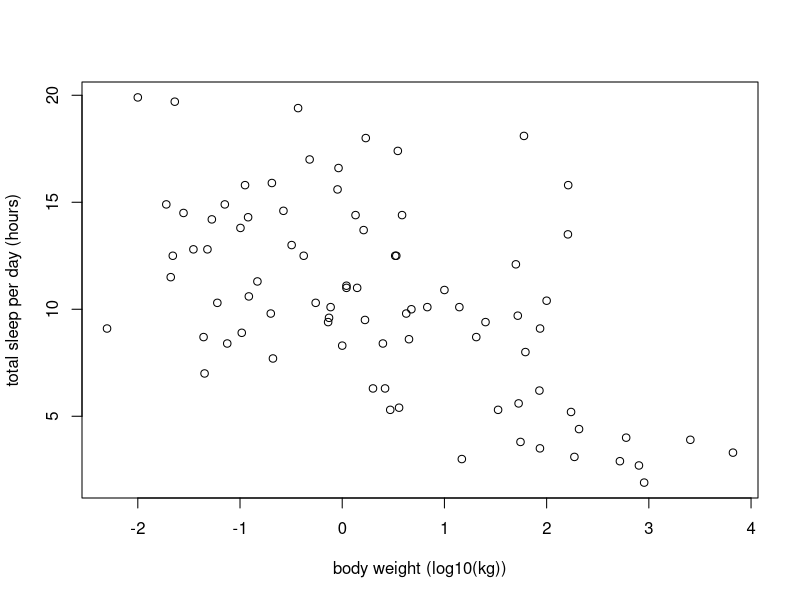
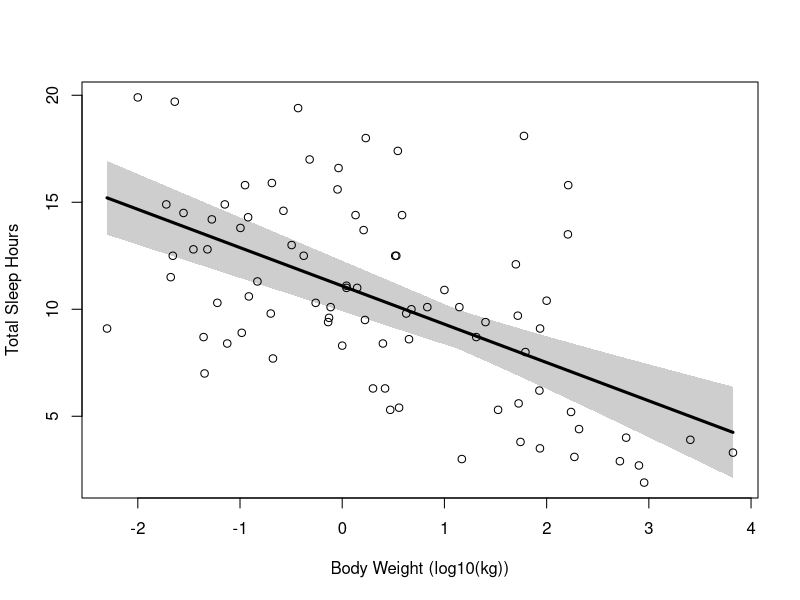
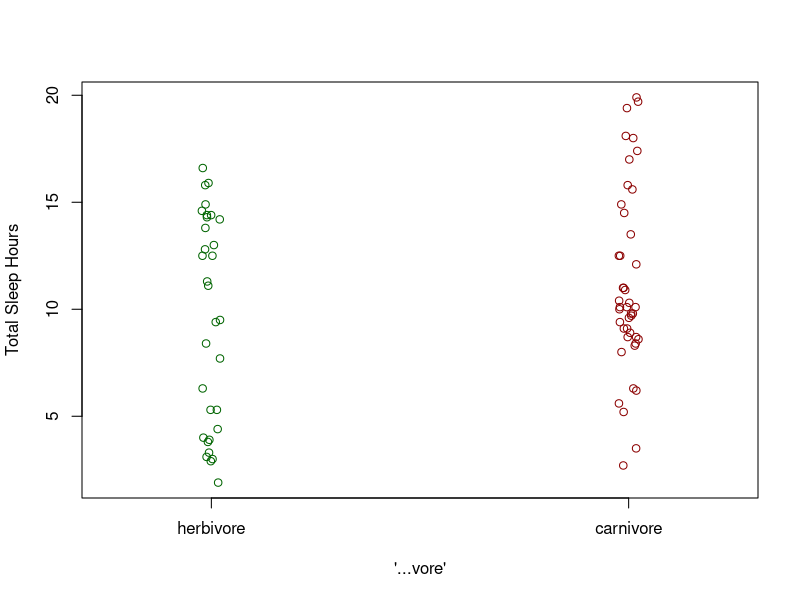
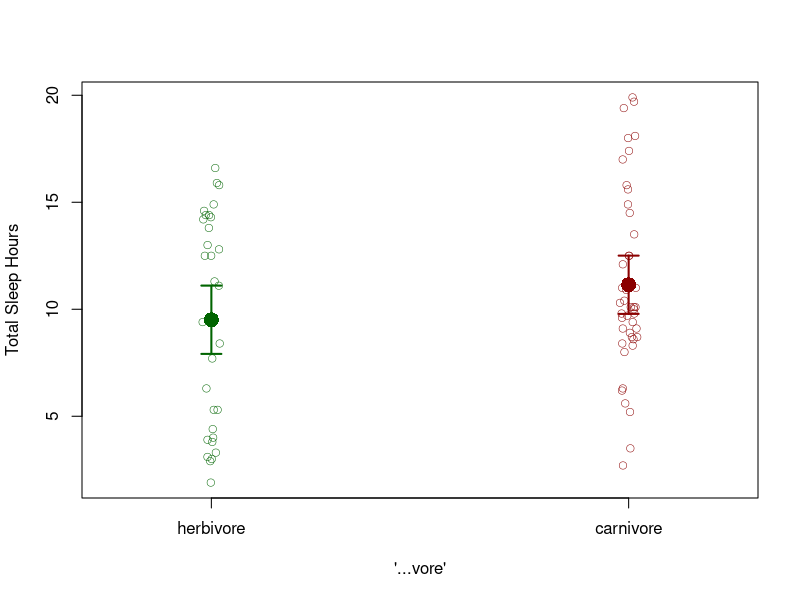
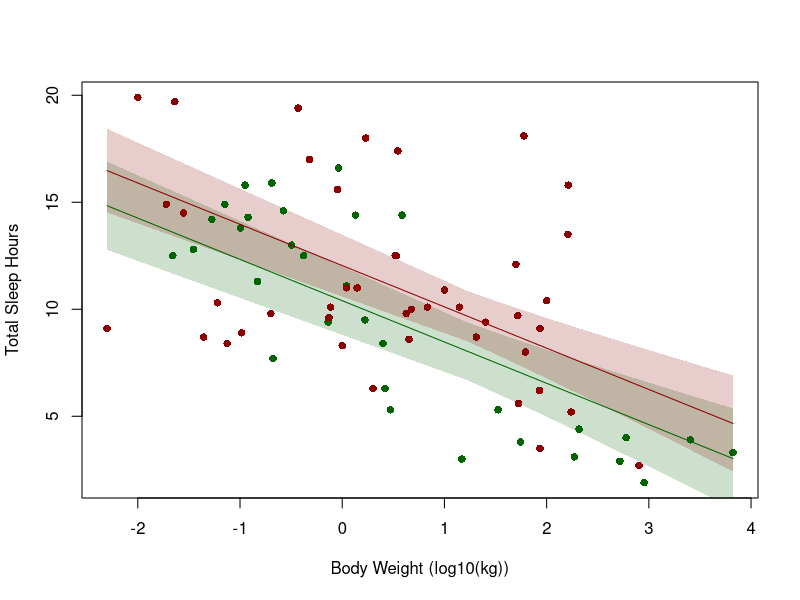
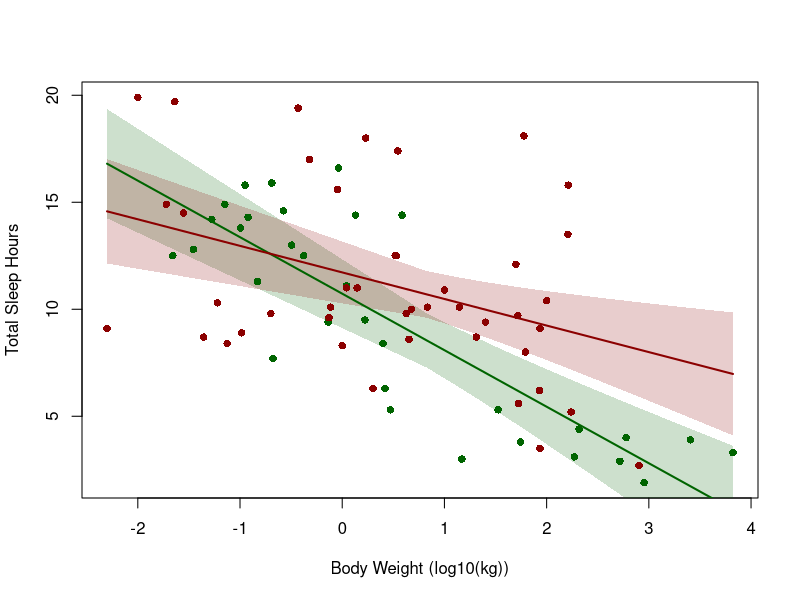

These figures' R source, in order:
## ---- chunk 1
require(ggplot2)
msleep <- as.data.frame(msleep) # assign the mammal sleep dataframe to msleep
## ---- chunk 2
# we are going to simplify the dataframe a little for our analyses.
msleep$vore <- as.factor(msleep$vore) # the variable 'vore' is stored as a character. Convert to a factor for analyses. 
msleep$carnivorous <- ifelse(msleep$vore == "herbi",0,1) # create a new nominal variable classifying mammals into those that do vs. do not eat meat.
## ---- chunk 3
with(msleep,plot(sleep_total~log10(bodywt),xlab="body weight (log10(kg))",ylab="total sleep per day (hours)"))
## ---- chunk 4
m1 <- lm(sleep_total~log10(bodywt),data=msleep)
summary(m1)
## ---- chunk 5
# generate new data on which to make predictions, and then use predict() command.
newdat <- data.frame(seq(min(na.omit(msleep$bodywt)),max(na.omit(msleep$bodywt)),length.out=500)) 
names(newdat) <- c("bodywt")
pred <- as.data.frame(predict(m1,newdata = newdat,interval = "c"))
newdat <- cbind.data.frame(newdat,pred)

# plot the results. First a polygon for the confidence intervals, and then the data points and model fit over the top
par(mfrow=c(1,1))
with(msleep,plot(sleep_total~log10(bodywt),pch=1,lwd=2,col=1,type='n',xlab="Body Weight (log10(kg))",ylab="Total Sleep Hours")) # basic plotting frame
polygon(x=c(log10(newdat$bodywt),rev(log10(newdat$bodywt))),y=c(newdat$lwr,rev(newdat$upr)),col = rgb(red=100/255,green=100/255,blue=100/255,alpha=80/255),border = F) # use polygon to shade an area between the upper and lower 95% confidence intervals. We put this on the 'bottom' of our plot so that points and lines are drawn over the top (otherwise they will be obscured).
with(msleep,points((sleep_total)~log10(bodywt),pch=1,lwd=1,col=1)) # add the raw data points to the plot
with(newdat,lines(fit~log10(bodywt),pch=1,lwd=3,col=1)) # add the fitted model to the plot. 
## ---- chunk 6
plot(c(-0.25,1.25),c(min((na.omit(msleep$sleep_total))),max((na.omit(msleep$sleep_total)))),type="n",xaxt="n",xlab=expression(paste("'...vore'")),ylab="Total Sleep Hours")
axis(side=1,at=c(0,1),labels=c("herbivore","carnivore"))
with(msleep[msleep$carnivorous==0,],points(jitter(carnivorous,factor = 1.2),(sleep_total),col="darkgreen",pch=1))
with(msleep[msleep$carnivorous==1,],points(jitter(carnivorous,factor = 1.2),(sleep_total),col="darkred",pch=1))
## ---- chunk 7
m2 <- lm((sleep_total)~as.factor(carnivorous),data=msleep)
summary(m2)
## ---- chunk 8
anova(m2)
## ---- chunk 9
newdat2 <- data.frame(carnivorous = c(0,1)) # new data for predictions
pred2 <- predict(m2,newdata=newdat2,interval="c") # fitted values and 95% CIs
newdat2 <- cbind.data.frame(newdat2,pred2) # new data and predictions together, to help with plotting. 

par(mfrow=c(1,1))
plot(c(-0.25,1.25),c(min((na.omit(msleep$sleep_total))),max((na.omit(msleep$sleep_total)))),type="n",xaxt="n",xlab=expression(paste("'...vore'")),ylab="Total Sleep Hours")
axis(side=1,at=c(0,1),labels=c("herbivore","carnivore"))
with(msleep[msleep$carnivorous==0,],points(jitter(carnivorous,factor = 1.05),(sleep_total),col="darkgreen",pch=1,lwd=0.5)) # raw data
with(msleep[msleep$carnivorous==1,],points(jitter(carnivorous,factor = 1.05),(sleep_total),col="darkred",pch=1,lwd=0.5)) # raw data
with(newdat2,points(carnivorous,fit,cex=2,pch=16,col=c("darkgreen","darkred"))) # model estimates
with(newdat2,arrows(x0=carnivorous,x1=carnivorous,y0=lwr,y1=upr,angle = 90,length = 0.1,code = 3,lwd=2,col=c("darkgreen","darkred"))) # CIs
## ---- chunk 10
m3 <- lm(sleep_total~as.factor(carnivorous)+log10(bodywt),data=msleep)
summary(m3)
## ---- chunk 11
# create a dataframe of new data for which new predictions will be made
newdat <- data.frame(bodywt=rep(seq(min(na.omit(msleep$bodywt)),max(na.omit(msleep$bodywt)),length.out=400),2),carnivorous=rep(c(0,1),each=400))
pred <- predict(m3,newdata=newdat,interval="c")
newdat <-cbind.data.frame(newdat,pred)

# generate an open plotting frame with appropriate dimensions dictated by the data
with(msleep,plot(sleep_total~log10(bodywt),type="n",xlab="Body Weight (log10(kg))",ylab="Total Sleep Hours"))

# first plot the polygons showing the confidence intervals. 
with(newdat[newdat$carnivorous==0,],polygon(x=c(log10(bodywt),rev(log10(bodywt))),y=c(lwr,rev(upr)),col = rgb(0,100/255,0,50/255),border=NA)) 
with(newdat[newdat$carnivorous==1,],polygon(x=c(log10(bodywt),rev(log10(bodywt))),y=c(lwr,rev(upr)),col = rgb(139/255,0/255,0,50/255),border=NA))

# plot the raw data points
with(msleep[msleep$carnivorous==0,],points(sleep_total~log10(bodywt),col="darkgreen",pch=16))
with(msleep[msleep$carnivorous==1,],points(sleep_total~log10(bodywt),col="darkred",pch=16))

# plot the fitted regression lines
with(newdat[newdat$carnivorous==0,],lines(fit~log10(bodywt),col="darkgreen"))
with(newdat[newdat$carnivorous==1,],lines(fit~log10(bodywt),col="darkred"))
## ---- chunk 12
m4 <- lm(sleep_total~as.factor(carnivorous)+log10(bodywt)+as.factor(carnivorous):log10(bodywt),data=msleep)
## ---- chunk 13
m4 <- lm(sleep_total~as.factor(carnivorous)*log10(bodywt),data=msleep)
## ---- chunk 14
summary(m4)
## ---- chunk 15
newdat <- data.frame(bodywt=rep(seq(min(na.omit(msleep$bodywt)),max(na.omit(msleep$bodywt)),length.out=1000),2),carnivorous=rep(c(0,1),each=1000))
pred <- predict(m4,newdata=newdat,interval="c")
newdat <-cbind.data.frame(newdat,pred)

with(msleep,plot(sleep_total~log10(bodywt),type="n",xlab="Body Weight (log10(kg))",ylab="Total Sleep Hours"))

with(newdat[newdat$carnivorous==0,],polygon(x=c(log10(bodywt),rev(log10(bodywt))),y=c(lwr,rev(upr)),col = rgb(0,100/255,0,50/255),border=NA)) 
with(newdat[newdat$carnivorous==1,],polygon(x=c(log10(bodywt),rev(log10(bodywt))),y=c(lwr,rev(upr)),col = rgb(139/255,0/255,0,50/255),border=NA))

with(msleep[msleep$carnivorous==0,],points(sleep_total~log10(bodywt),col="darkgreen",pch=16))
with(msleep[msleep$carnivorous==1,],points(sleep_total~log10(bodywt),col="darkred",pch=16))

with(newdat[newdat$carnivorous==0,],lines(fit~log10(bodywt),col="darkgreen",lwd=2))
with(newdat[newdat$carnivorous==1,],lines(fit~log10(bodywt),col="darkred",lwd=2))
## ---- chunk 16
anova(m4)
